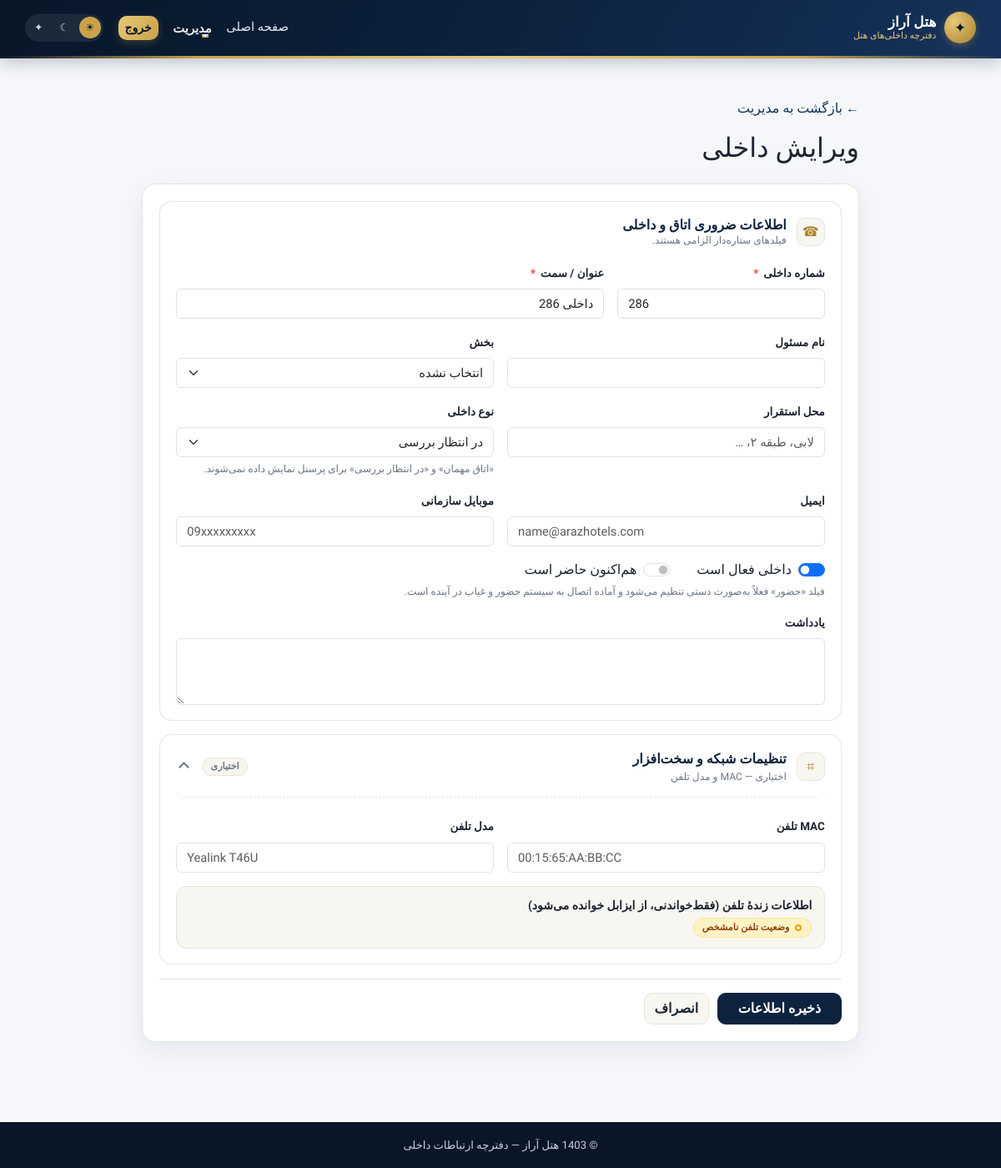
Screenshot of /staff-38b4e652/extensions/502/edit (signed in) with the database file from the repository.
### app.py (models this page shows)
class Extension(db.Model):
    id = db.Column(db.Integer, primary_key=True)
    extension = db.Column(db.String(20), unique=True, nullable=False, index=True)
    title = db.Column(db.String(150), nullable=False, index=True)
    person_name = db.Column(db.String(150), index=True)
    department_id = db.Column(db.Integer, db.ForeignKey('department.id'), nullable=True, index=True)
    location = db.Column(db.String(150))
    email = db.Column(db.String(150))
    mobile = db.Column(db.String(30))
    is_present = db.Column(db.Boolean, default=False, nullable=False)
    notes = db.Column(db.Text)
    kind = db.Column(db.String(10), default='staff', nullable=False, index=True)
    mac = db.Column(db.String(17), index=True)  # normalized AA:BB:CC:DD:EE:FF
    phone_model = db.Column(db.String(60))
    reg_status = db.Column(db.String(10))  # online / offline
    last_ip = db.Column(db.String(45))
    rtt_ms = db.Column(db.Integer)
    last_seen_at = db.Column(db.DateTime)
    user_agent = db.Column(db.String(200))
    status_updated_at = db.Column(db.DateTime)
    is_active = db.Column(db.Boolean, default=True, nullable=False, index=True)
    is_deleted = db.Column(db.Boolean, default=False, nullable=False, index=True)
    deleted_at = db.Column(db.DateTime)
    created_at = db.Column(db.DateTime, default=datetime.utcnow, nullable=False)
    updated_at = db.Column(db.DateTime, default=datetime.utcnow, onupdate=datetime.utcnow, nullable=False)

### app.py (the view)
    @app.route(f'/{admin_prefix}/extensions/<int:entry_id>/edit', methods=['GET', 'POST'])
    @login_required
    def edit_extension(entry_id):
        entry = db.get_or_404(Extension, entry_id)
        if request.method == 'POST':
            return save_extension(entry)
        return render_template('extension_form.html', entry=entry, departments=Department.query.order_by(Department.name).all())

### app.py (called while the page is built)
def display_phone_status(entry):
    if entry.status_updated_at is None or not entry.reg_status:
        return None
    if datetime.utcnow() - entry.status_updated_at > timedelta(minutes=PBX_STATUS_STALE_MINUTES):
        return 'unknown'
    return entry.reg_status if entry.reg_status in ('online', 'offline') else 'unknown'

    def __call__(self, environ, start_response):
        if environ.get('REMOTE_ADDR') in self.trusted:
            return self.proxy_fix(environ, start_response)
        return self.wsgi_app(environ, start_response)

### templates/extension_form.html (shortened to what this page needs)
{% extends 'base.html' %}
{% block content %}
{% set has_network = entry and (entry.mac or entry.phone_model or entry.reg_status or entry.last_ip or entry.user_agent) %}
<div class="form-page">
  <a href="{{ url_for('admin') }}" class="back-link">← بازگشت به مدیریت</a>
  <h1 class="h2 mt-3">{{ 'ویرایش' if entry else 'ثبت' }} داخلی</h1>
  <form method="post" class="panel mt-4" data-loading>
    <section class="form-section">
      <header class="form-section-head">
        <span class="form-section-icon" aria-hidden="true">☎</span>
        <div>
          <h2>اطلاعات ضروری اتاق و داخلی</h2>
          <p>فیلدهای ستاره‌دار الزامی هستند.</p>
        </div>
      </header>
      <div class="row g-3">
        <div class="col-md-4">
          <label class="form-label" for="f-extension">شماره داخلی <span class="req">*</span></label>
          <input id="f-extension" name="extension" value="{{ entry.extension if entry else '' }}" class="form-control" dir="ltr" inputmode="numeric" required>
        </div>
        <div class="col-md-8">
          <label class="form-label" for="f-title">عنوان / سمت <span class="req">*</span></label>
          <input id="f-title" name="title" value="{{ entry.title if entry else '' }}" class="form-control" placeholder="مثلاً پذیرش اصلی" required>
        </div>
        <div class="col-md-6">
          <label class="form-label" for="f-person">نام مسئول</label>
          <input id="f-person" name="person_name" value="{{ entry.person_name if entry and entry.person_name else '' }}" class="form-control">
        </div>
        <div class="col-md-6">
          <label class="form-label" for="f-department">بخش</label>
          <select id="f-department" name="department_id" class="form-select">
            <option value="">انتخاب نشده</option>
          </select>
        </div>
        <div class="col-md-6">
          <label class="form-label" for="f-location">محل استقرار</label>
          <input id="f-location" name="location" value="{{ entry.location if entry and entry.location else '' }}" class="form-control" placeholder="لابی، طبقه ۲، …">
        </div>
        <div class="col-md-6">
          <label class="form-label" for="f-kind">نوع داخلی</label>
          <select id="f-kind" name="kind" class="form-select">
            {% for key, label in kind_labels.items() %}
              <option value="{{ key }}" {% if entry and entry.kind == key %}selected{% endif %}>{{ label }}</option>
            {% endfor %}
          </select>
          <small class="field-hint">«اتاق مهمان» و «در انتظار بررسی» برای پرسنل نمایش داده نمی‌شوند.</small>
        </div>
        <div class="col-md-6">
          <label class="form-label" for="f-email">ایمیل</label>
          <input id="f-email" type="email" name="email" value="{{ entry.email if entry and entry.email else '' }}" class="form-control" placeholder="name@arazhotels.com" dir="ltr">
        </div>
        <div class="col-md-6">
          <label class="form-label" for="f-mobile">موبایل سازمانی</label>
          <input id="f-mobile" name="mobile" value="{{ entry.mobile if entry and entry.mobile else '' }}" class="form-control" placeholder="09xxxxxxxxx" dir="ltr">
        </div>
        <div class="col-12">
          <div class="switch-row">
            <div class="form-check form-switch mb-0">
              <input class="form-check-input" type="checkbox" name="is_active" id="active" {% if not entry or entry.is_active %}checked{% endif %}>
              <label class="form-check-label" for="active">داخلی فعال است</label>
            </div>
            <div class="form-check form-switch mb-0">
              <input class="form-check-input" type="checkbox" name="is_present" id="present" {% if entry and entry.is_present %}checked{% endif %}>
              <label class="form-check-label" for="present">هم‌اکنون حاضر است</label>
            </div>
          </div>
          <small class="field-hint">فیلد «حضور» فعلاً به‌صورت دستی تنظیم می‌شود و آماده اتصال به سیستم حضور و غیاب در آینده است.</small>
        </div>
        <div class="col-12">
          <label class="form-label" for="f-notes">یادداشت</label>
          <textarea id="f-notes" name="notes" class="form-control" rows="3">{{ entry.notes if entry and entry.notes else '' }}</textarea>
        </div>
      </div>
    </section>
    <details class="form-section form-collapsible"{% if has_network %} open{% endif %}>
      <summary>
        <span class="form-section-icon" aria-hidden="true">⌗</span>
        <span class="summary-text">
          <strong>تنظیمات شبکه و سخت‌افزار</strong>
          <small>اختیاری — MAC و مدل تلفن</small>
        </span>
        <span class="optional-badge">اختیاری</span>
        <span class="summary-chevron" aria-hidden="true"></span>
      </summary>
      <div class="row g-3 mt-1">
        <div class="col-md-6">
          <label class="form-label" for="f-mac">MAC تلفن</label>
          <input id="f-mac" name="mac" value="{{ entry.mac if entry and entry.mac else '' }}" class="form-control" placeholder="00:15:65:AA:BB:CC" dir="ltr" autocomplete="off">
        </div>
        <div class="col-md-6">
          <label class="form-label" for="f-model">مدل تلفن</label>
          <input id="f-model" name="phone_model" value="{{ entry.phone_model if entry and entry.phone_model else '' }}" class="form-control" placeholder="Yealink T46U" dir="ltr" autocomplete="off">
        </div>
        {% if entry and (entry.reg_status or entry.last_ip or entry.user_agent) %}
        <div class="col-12">
          <div class="live-info small">
            <strong>اطلاعات زندهٔ تلفن (فقط‌خواندنی، از ایزابل خوانده می‌شود)</strong>
            <div class="mt-1">
              {% set ps = phone_status(entry) %}
              {% if ps %}<span class="phone-pill {{ ps }}">{{ phone_status_labels[ps] }}</span>{% endif %}
            </div>
          </div>
        </div>
        {% endif %}
      </div>
    </details>
    <div class="form-actions">
      <button type="submit" class="btn btn-primary px-4" data-loading-text="در حال ذخیره...">ذخیره اطلاعات</button>
      <a href="{{ url_for('admin') }}" class="btn btn-secondary">انصراف</a>
    </div>
  </form>
</div>
{% endblock %}

### rows the page displays
Extension: extension "286", title "داخلی 286", kind "در انتظار بررسی", is_active "☑"

### other values shown
{{ 'ویرایش' if entry else 'ثبت' }} "ویرایش"
{{ phone_status_labels[ps] }} "وضعیت تلفن نامشخص"
